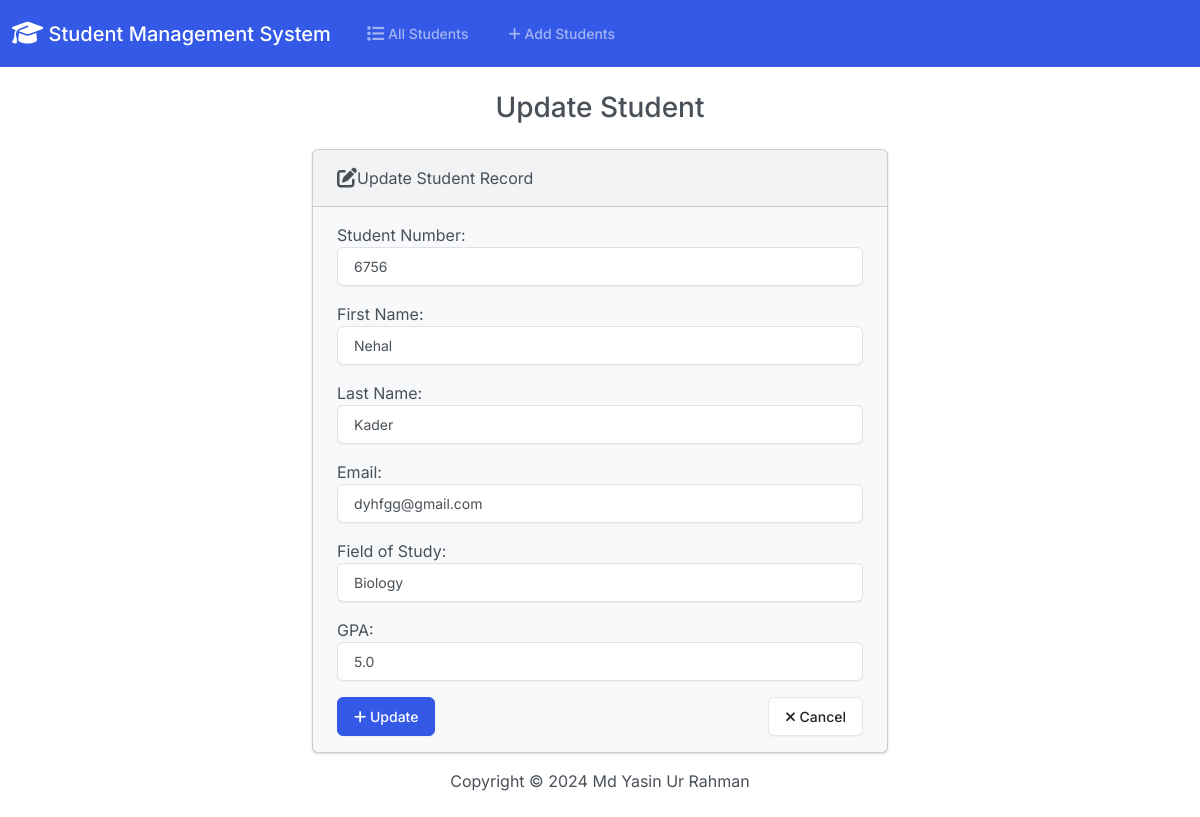
Page /edit/10 on the committed database.
### student/models.py (models this page shows, shortened)
class Student(models.Model):
    student_number = models.PositiveBigIntegerField()
    first_name = models.CharField(max_length=50)
    last_name = models.CharField(max_length=50)
    email = models.EmailField(max_length=100)
    field_of_study = models.CharField(max_length=50)
    gpa = models.FloatField()

### student/views.py (the view)
# urls.py: path('edit/<int:id>', views.edit, name='edit'),
def edit(request, id):
    if request.method == "POST":
        student = Student.objects.get(pk=id)
        form = StudentForm(request.POST, instance=student)
        if form.is_valid():
            form.save()
            return render(request, 'student/edit.html',{
                'form':form,
                'success':True
            })
    else:
        student = Student.objects.get(pk=id)
        form = StudentForm(instance=student)
        return render(request, 'student/edit.html',{
            'form':form
        })

### student/forms.py
class StudentForm(forms.ModelForm):
    class Meta:
        model = Student
        fields = ['student_number', 'first_name', 'last_name', 'email', 'field_of_study', 'gpa']
        labels = {
            'student_number': 'Student Number',
            'first_name': 'First Name',
            'last_name': 'Last Name',
            'email': 'Email',
            'field_of_study': 'Field of Study',
            'gpa': 'GPA'
        }
        widgets = {
            'student_number': forms.NumberInput(attrs={'class': 'form-control'}),
            'first_name': forms.TextInput(attrs={'class': 'form-control'}),
            'last_name': forms.TextInput(attrs={'class': 'form-control'}),
            'email': forms.EmailInput(attrs={'class': 'form-control'}),
            'field_of_study': forms.TextInput(attrs={'class': 'form-control'}),
            'gpa': forms.NumberInput(attrs={'class': 'form-control'}),
        }

### student/templates/student/edit.html (shortened to what this page needs)
{% extends "student/base.html" %}
{% block body %}
<h3 class="text-center m-4">Update Student</h3>
{% if success %}
<div class="alert alert-success" role="alert">
    The new student Update successfully.
    <a href="{% url 'index' %}" class="alert-link">Go to Home Page.</a>
</div>
{% else %}
<div class="row justify-content-center">
    <div class="col-6">
        <div class="card bg-light mb-3">
            <div class="card-header">
               <i class="fa-solid fa-pen-to-square fa-lg"></i>Update Student Record
            </div>
            <div class="card-body">
                <form action="{% url 'add' %}" method="POST">
                    {{ form.as_p }}
                    <div class="d-flex justify-content-between mt-3">
                        <button type="submit" class="btn btn-primary">
                            <i class="fa-solid fa-plus"></i> Update
                        </button>
                        <a href="{% url 'index' %}" class="btn btn-secondary">
                            <i class="fa-solid fa-times"></i> Cancel
                        </a>
                    </div>
                </form>
            </div>
        </div>
    </div>
</div>
{% endif %}
{% endblock %}

### rows in the picture
Student: student_number "6756", first_name "Nehal", last_name "Kader", email "dyhfgg@gmail.com", field_of_study "Biology", gpa "5.0"
